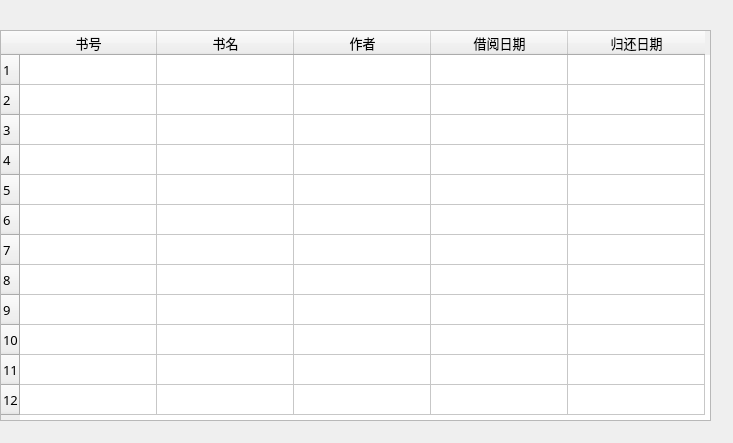
<?xml version="1.0" encoding="UTF-8"?>
<ui version="4.0">
 <class>User_History</class>
 <widget class="QDialog" name="User_History">
  <property name="geometry">
   <rect>
    <x>0</x>
    <y>0</y>
    <width>733</width>
    <height>443</height>
   </rect>
  </property>
  <property name="font">
   <font>
    <pointsize>10</pointsize>
   </font>
  </property>
  <property name="windowTitle">
   <string>Dialog</string>
  </property>
  <widget class="QTableWidget" name="tableWidget">
   <property name="geometry">
    <rect>
     <x>0</x>
     <y>30</y>
     <width>711</width>
     <height>391</height>
    </rect>
   </property>
   <property name="font">
    <font>
     <family>新宋体</family>
     <pointsize>10</pointsize>
    </font>
   </property>
   <property name="frameShape">
    <enum>QFrame::StyledPanel</enum>
   </property>
   <property name="editTriggers">
    <set>QAbstractItemView::NoEditTriggers</set>
   </property>
   <property name="selectionBehavior">
    <enum>QAbstractItemView::SelectRows</enum>
   </property>
   <property name="showGrid">
    <bool>true</bool>
   </property>
   <property name="gridStyle">
    <enum>Qt::SolidLine</enum>
   </property>
   <property name="sortingEnabled">
    <bool>false</bool>
   </property>
   <property name="rowCount">
    <number>12</number>
   </property>
   <attribute name="horizontalHeaderCascadingSectionResizes">
    <bool>false</bool>
   </attribute>
   <attribute name="horizontalHeaderDefaultSectionSize">
    <number>137</number>
   </attribute>
   <attribute name="horizontalHeaderHighlightSections">
    <bool>true</bool>
   </attribute>
   <attribute name="horizontalHeaderMinimumSectionSize">
    <number>21</number>
   </attribute>
   <attribute name="horizontalHeaderShowSortIndicator" stdset="0">
    <bool>false</bool>
   </attribute>
   <attribute name="horizontalHeaderStretchLastSection">
    <bool>false</bool>
   </attribute>
   <attribute name="verticalHeaderDefaultSectionSize">
    <number>30</number>
   </attribute>
   <attribute name="verticalHeaderMinimumSectionSize">
    <number>21</number>
   </attribute>
   <row/>
   <row/>
   <row/>
   <row/>
   <row/>
   <row/>
   <row/>
   <row/>
   <row/>
   <row/>
   <row/>
   <row/>
   <column>
    <property name="text">
     <string>书号</string>
    </property>
   </column>
   <column>
    <property name="text">
     <string>书名</string>
    </property>
   </column>
   <column>
    <property name="text">
     <string>作者</string>
    </property>
   </column>
   <column>
    <property name="text">
     <string>借阅日期</string>
    </property>
   </column>
   <column>
    <property name="text">
     <string>归还日期</string>
    </property>
   </column>
   <item row="0" column="0">
    <property name="text">
     <string/>
    </property>
   </item>
   <item row="0" column="1">
    <property name="text">
     <string/>
    </property>
   </item>
  </widget>
 </widget>
 <resources/>
 <connections/>
</ui>
